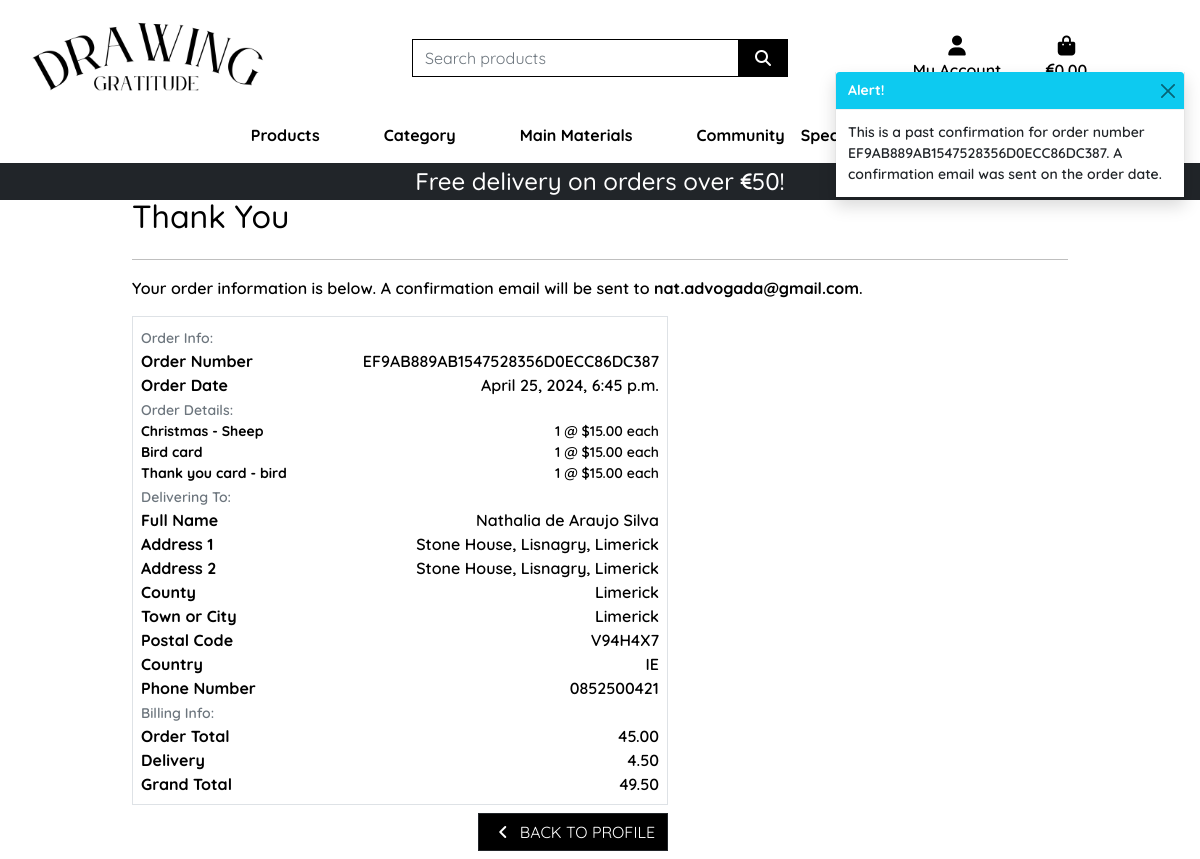
Page /profile/order_history/EF9AB889AB1547528356D0ECC86DC387 on the committed database.
### checkout/models.py (models this page shows, shortened)
class Order(models.Model):
    order_number = models.CharField(max_length=32, null=False, editable=False)
    user_profile = models.ForeignKey(UserProfile, on_delete=models.SET_NULL,
                                     null=True, blank=True, related_name='orders')
    full_name = models.CharField(max_length=50, null=False, blank=False)
    email = models.EmailField(max_length=254, null=False, blank=False)
    phone_number = models.CharField(max_length=20, null=False, blank=False)
    country = CountryField(blank_label='Country *', null=False, blank=False)
    postcode = models.CharField(max_length=20, null=True, blank=True)
    town_or_city = models.CharField(max_length=40, null=False, blank=False)
    street_address1 = models.CharField(max_length=80, null=False, blank=False)
    street_address2 = models.CharField(max_length=80, null=True, blank=True)
    county = models.CharField(max_length=80, null=True, blank=True)
    date = models.DateTimeField(auto_now_add=True)
    delivery_cost = models.DecimalField(max_digits=6, decimal_places=2,
                                        null=False, default=0)
    order_total = models.DecimalField(max_digits=10, decimal_places=2,
                                      null=False, default=0)
    grand_total = models.DecimalField(max_digits=10, decimal_places=2,
                                      null=False, default=0)
    original_bag = models.TextField(null=False, blank=False, default='')
    stripe_pid = models.CharField(max_length=254, null=False, blank=False,
                                  default='')

class OrderLineItem(models.Model):
    order = models.ForeignKey(Order, null=False, blank=False,
                              on_delete=models.CASCADE,
                              related_name='lineitems')
    product = models.ForeignKey(Product, null=False, blank=False,
                                on_delete=models.CASCADE)
    quantity = models.IntegerField(null=False, blank=False, default=0)
    lineitem_total = models.DecimalField(max_digits=6, decimal_places=2,
                                         null=False, blank=False,
                                         editable=False)

### products/models.py (models this page shows, shortened)
class Product(models.Model):
    DIGITAL_CHOICES = [
        (True, '0'),
        (False, '1'),
    ]
    OFFERS_CHOICES = [
        (True, '0'),
        (False, '1'),
    ]
    COMMUNITY_CHOICES = [
        (True, '0'),
        (False, '1'),
    ]
    category = models.ForeignKey('Category', null=True, blank=True, on_delete=models.SET_NULL)
    sku = models.CharField(max_length=254, null=True, blank=True)
    name = models.CharField(max_length=254)
    description = models.TextField()
    price = models.DecimalField(max_digits=6, decimal_places=2)
    rating = models.DecimalField(max_digits=6, decimal_places=2, null=True, blank=True)
    image_url = models.URLField(max_length=1024, null=True, blank=True)
    image = models.ImageField(null=True, blank=True)
    digital = models.BooleanField(default=False)
    offers =  models.BooleanField(default=False)
    community =  models.BooleanField(default=False)

### profiles/views.py (the view)
# urls.py: path('order_history/<order_number>', views.order_history, name='order_history'),
def order_history(request, order_number):
    order = get_object_or_404(Order, order_number=order_number)
    messages.info(request, (
        f'This is a past confirmation for order number {order_number}. '
        'A confirmation email was sent on the order date.'
    ))
    template = 'checkout/checkout_success.html'
    context = {
        'order': order,
        'from_profile': True,
    }
    return render(request, template, context)

### bag/contexts.py (called while the page is built, shortened)
def bag_contents(request):
    bag_items = []
    total = 0
    total_discounted_price = 0
    product_count = 0
    bag = request.session.get('bag', {})
    delivery = total * Decimal(settings.STANDARD_DELIVERY_PERCENTAGE / 100) if total < settings.FREE_DELIVERY_THRESHOLD else 0
    grand_total = total + delivery
    context = {
        'bag_items': bag_items,
        'total': total,
        'total_discounted_price': total_discounted_price,
        'product_count': product_count,
        'delivery': delivery,
        'free_delivery_delta': max(0, settings.FREE_DELIVERY_THRESHOLD - total),
        'free_delivery_threshold': settings.FREE_DELIVERY_THRESHOLD,
        'grand_total': grand_total,
    }
    return context

### checkout/templates/checkout/checkout_success.html (shortened to what this page needs)
{% extends "base.html" %}
{% load static %}
{% block extra_css %}
    <link rel="stylesheet" href="{% static 'checkout/css/checkout.css' %}">
{% endblock %}
{% block page_header %}
    <div class="container header-container">
    </div>
{% endblock %}
{% block content %}
    <div class="container">
        <div class="row">
            <div class="col">
                <h2 class="logo-font mb-4">Thank You</h2>
                <hr>
                <p class="text-black">Your order information is below. A confirmation email will be sent to <strong>{{ order.email }}</strong>.</p>
            </div>
        </div>
        <div class="row">
            <div class="col-12 col-lg-7">
                <div class="order-confirmation-wrapper p-2 border">
                    <div class="row">
                        <div class="col">
                            <small class="text-muted">Order Info:</small>
                        </div>
                    </div>
                    <div class="row">
                        <div class="col-12 col-md-4">
                            <p class="mb-0 text-black fw-bold">Order Number</p>
                        </div>
                        <div class="col-12 col-md-8 text-end">
                            <p class="mb-0">{{ order.order_number }}</p>
                        </div>
                    </div>
                    <div class="row">
                        <div class="col-12 col-md-4">
                            <p class="mb-0 text-black fw-bold">Order Date</p>
                        </div>
                        <div class="col-12 col-md-8 text-end">
                            <p class="mb-0">{{ order.date }}</p>
                        </div>
                    </div>
                    <div class="row">
                        <div class="col">
                            <small class="text-muted">Order Details:</small>
                        </div>
                    </div>
                    {% for item in order.lineitems.all %}
                    <div class="row">
                        <div class="col-12 col-md-4">
                            <p class="small mb-0 text-black fw-bold">
                                {{ item.product.name }}{% if item.product_size %} - Size {{ item.product.size|upper }}{% endif %}
                            </p>
                        </div>
                        <div class="col-12 col-md-8 text-end">
                            <p class="small mb-0">{{ item.quantity }} @ ${{ item.product.price }} each</p>
                        </div>
                    </div>
                    {% endfor %}
                    <div class="row">
                        <div class="col">
                            <small class="text-muted">Delivering To:</small>
                        </div>
                    </div>
                    <div class="row">
                        <div class="col-12 col-md-4">
                            <p class="mb-0 text-black fw-bold">Full Name</p>
                        </div>
                        <div class="col-12 col-md-8 text-end">
                            <p class="mb-0">{{ order.full_name }}</p>
                        </div>
                    </div>
                    <div class="row">
                        <div class="col-12 col-md-4">
                            <p class="mb-0 text-black fw-bold">Address 1</p>
                        </div>
                        <div class="col-12 col-md-8 text-end">
                            <p class="mb-0">{{ order.street_address1 }}</p>
                        </div>
                    </div>
                    {% if order.street_address2 %}
                    <div class="row">
                        <div class="col-12 col-md-4">
                            <p class="mb-0 text-black fw-bold">Address 2</p>
                        </div>
                        <div class="col-12 col-md-8 text-end">
                            <p class="mb-0">{{ order.street_address1 }}</p>
                        </div>
                    </div>
                    {% endif %}
                    {% if order.county %}
                    <div class="row">
                        <div class="col-12 col-md-4">
                            <p class="mb-0 text-black fw-bold">County</p>
                        </div>
                        <div class="col-12 col-md-8 text-end">
                            <p class="mb-0">{{ order.county }}</p>
                        </div>
                    </div>
                    {% endif %}
                    <div class="row">
                        <div class="col-12 col-md-4">
                            <p class="mb-0 text-black fw-bold">Town or City</p>
                        </div>
                        <div class="col-12 col-md-8 text-end">
                            <p class="mb-0">{{ order.town_or_city }}</p>
                        </div>
                    </div>
                    {% if order.postcode %}
                    <div class="row">
                        <div class="col-12 col-md-4">
                            <p class="mb-0 text-black fw-bold">Postal Code</p>
                        </div>
                        <div class="col-12 col-md-8 text-end">
                            <p class="mb-0">{{ order.postcode }}</p>
                        </div>
                    </div>
                    {% endif %}
                    <div class="row">
                        <div class="col-12 col-md-4">
                            <p class="mb-0 text-black fw-bold">Country</p>
                        </div>
                        <div class="col-12 col-md-8 text-end">
                            <p class="mb-0">{{ order.country }}</p>
                        </div>
                    </div>
                    <div class="row">
                        <div class="col-12 col-md-4">
                            <p class="mb-0 text-black fw-bold">Phone Number</p>
                        </div>
                        <div class="col-12 col-md-8 text-end">
                            <p class="mb-0">{{ order.phone_number }}</p>
                        </div>
                    </div>
                    <div class="row">
                        <div class="col">
                            <small class="text-muted">Billing Info:</small>
                        </div>
                    </div>
                    <div class="row">
                        <div class="col-12 col-md-4">
                            <p class="mb-0 text-black fw-bold">Order Total</p>
                        </div>
                        <div class="col-12 col-md-8 text-end">
                            <p class="mb-0">{{ order.order_total }}</p>
                        </div>
                    </div>
                    <div class="row">
                        <div class="col-12 col-md-4">
                            <p class="mb-0 text-black fw-bold">Delivery</p>
                        </div>
                        <div class="col-12 col-md-8 text-end">
                            <p class="mb-0">{{ order.delivery_cost }}</p>
                        </div>
                    </div>
                    <div class="row">
                        <div class="col-12 col-md-4">
                            <p class="mb-0 text-black fw-bold">Grand Total</p>
                        </div>
                        <div class="col-12 col-md-8 text-end">
                            <p class="mb-0">{{ order.grand_total }}</p>
                        </div>
                    </div>
                </div>
            </div>
        </div>
        <div class="row">
			<div class="col-12 col-lg-7 text-end">
                {% if from_profile %}
                    <a href="{% url 'profile' %}" class="btn btn-dark rounded-0 my-2">
                        <span class="icon mr-2">
                            <i class="fas fa-angle-left"></i>
                        </span>
                        <span class="text-uppercase">Back to Profile</span>
                    </a>
                {% endif %}
			</div>
		</div>
    </div>
{% endblock %}

### static/css/base.css (style rules this page uses)
html { height: 100%; }
body { background-color: white; font-family: "Quicksand", sans-serif; font-optical-sizing: auto; font-weight: 600; color: black; }
.icon { align-items: center; display: inline-flex; justify-content: center; height: 1.5rem; width: 1.5rem; }
.btn-dark { background: black; color: white; }
.text-black { color: #000 !important; }
@media (min-width: 1200px) { .container { max-width: 80%; } }
@media (min-width: 992px) { .header-container { padding-top: 164px; } }

### rows in the picture
Order: email "nat.advogada@gmail.com", order_number "EF9AB889AB1547528356D0ECC86DC387", date "April 25, 2024, 6:45 p.m.", full_name "Nathalia de Araujo Silva", street_address1 "Stone House, Lisnagry, Limerick", county "Limerick", town_or_city "Limerick", postcode "V94H4X7", country "IE", phone_number "0852500421", order_total "45.00", delivery_cost "4.50", grand_total "49.50"
OrderLineItem: product.name "Christmas - Sheep", quantity "1", product.price "15.00"
OrderLineItem: product.name "Bird card", quantity "1", product.price "15.00"
OrderLineItem: product.name "Thank you card - bird", quantity "1", product.price "15.00"

### other values in the picture
{{ free_delivery_threshold }} "50"
{{ message }} "This is a past confirmation for order number EF9AB889AB1547528356D0ECC86DC387. A confirmation email was sent on the order date."
